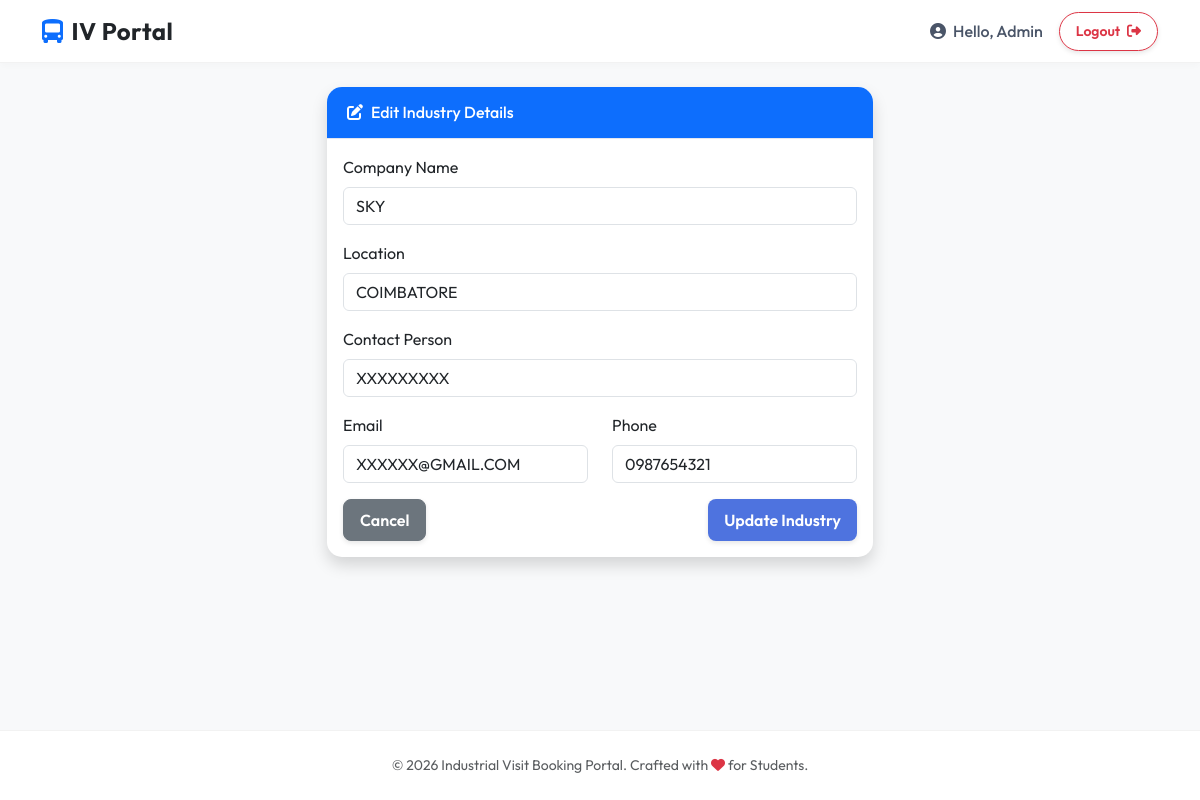
/admin/edit_industry/1 (signed in), run on the app's committed database.
### models/user.py (models this page shows, shortened)
class User(UserMixin, db.Model):
    __tablename__ = 'users'
    id = db.Column(db.Integer, primary_key=True)
    email = db.Column(db.String(120), unique=True, nullable=False)
    password_hash = db.Column(db.String(256), nullable=False)
    role = db.Column(db.String(20), nullable=False) # 'student', 'faculty', 'admin'

### models/industry.py (models this page shows)
class Industry(db.Model):
    __tablename__ = 'industries'
    id = db.Column(db.Integer, primary_key=True)
    name = db.Column(db.String(100), nullable=False)
    location = db.Column(db.String(200), nullable=False)
    contact_person = db.Column(db.String(100))
    email = db.Column(db.String(120))
    phone = db.Column(db.String(20))
    visits = db.relationship('Visit', backref='industry', lazy=True)

### routes/admin_routes.py (the view, shortened to what this page needs)
@admin_bp.route('/edit_industry/<int:industry_id>', methods=['GET', 'POST'])
@login_required
@admin_required
def edit_industry(industry_id):
    industry = Industry.query.get_or_404(industry_id)
    return render_template('admin/edit_industry.html', industry=industry)

### routes/admin_routes.py (called while the page is built)
def admin_required(f):
    from functools import wraps
    @wraps(f)
    def decorated_function(*args, **kwargs):
        if not current_user.is_authenticated or current_user.role != 'admin':
            flash('You do not have permission to access this page.', 'danger')
            return redirect(url_for('auth.login'))
        return f(*args, **kwargs)
    return decorated_function

### templates/admin/edit_industry.html (shortened to what this page needs)
{% extends 'common/base.html' %}
{% block content %}
<div class="row justify-content-center">
    <div class="col-md-8 col-lg-6">
        <div class="card shadow mb-4">
            <div class="card-header py-3 bg-primary text-white">
                <h6 class="m-0 font-weight-bold"><i class="fas fa-edit me-2"></i>Edit Industry Details</h6>
            </div>
            <div class="card-body">
                <form method="POST" action="{{ url_for('admin.edit_industry', industry_id=industry.id) }}">
                    <div class="mb-3">
                        <label for="name" class="form-label">Company Name</label>
                        <input type="text" class="form-control" id="name" name="name" value="{{ industry.name }}"
                            required>
                    </div>
                    <div class="mb-3">
                        <label for="location" class="form-label">Location</label>
                        <input type="text" class="form-control" id="location" name="location"
                            value="{{ industry.location }}" required>
                    </div>
                    <div class="mb-3">
                        <label for="contact_person" class="form-label">Contact Person</label>
                        <input type="text" class="form-control" id="contact_person" name="contact_person"
                            value="{{ industry.contact_person }}" required>
                    </div>
                    <div class="row">
                        <div class="col-md-6 mb-3">
                            <label for="email" class="form-label">Email</label>
                            <input type="email" class="form-control" id="email" name="email"
                                value="{{ industry.email }}" required>
                        </div>
                        <div class="col-md-6 mb-3">
                            <label for="phone" class="form-label">Phone</label>
                            <input type="tel" class="form-control" id="phone" name="phone" value="{{ industry.phone }}"
                                required>
                        </div>
                    </div>
                    <div class="d-flex justify-content-between">
                        <a href="{{ url_for('admin.manage_industries') }}" class="btn btn-secondary">Cancel</a>
                        <button type="submit" class="btn btn-primary">Update Industry</button>
                    </div>
                </form>
            </div>
        </div>
    </div>
</div>
{% endblock %}

### templates/common/base.html (shortened to what this page needs)
<!DOCTYPE html>
<html lang="en">
<head>
    <link href="https://cdn.jsdelivr.net/npm/bootstrap@5.3.0/dist/css/bootstrap.min.css" rel="stylesheet">
    <link rel="stylesheet" href="https://cdnjs.cloudflare.com/ajax/libs/font-awesome/6.4.0/css/all.min.css">
    <link rel="stylesheet" href="{{ url_for('static', filename='css/main.css') }}">
</head>
<body>
    <nav class="navbar navbar-expand-lg navbar-glass sticky-top">
        <div class="container">
            <a class="navbar-brand fw-bold text-dark" href="{{ url_for('index') }}">
                <i class="fas fa-bus-alt text-primary me-2"></i>IV Portal
            </a>
            <div class="collapse navbar-collapse" id="navbarNav">
                <ul class="navbar-nav ms-auto align-items-center">
                    {% if current_user.is_authenticated %}
                    <li class="nav-item">
                        <span class="nav-link">
                            <i class="fas fa-user-circle me-1"></i> Hello, {{ current_user.role.title() }}
                        </span>
                    </li>
                    <li class="nav-item ms-lg-2">
                        <a class="btn btn-sm btn-outline-danger rounded-pill px-3" href="{{ url_for('auth.logout') }}">
                            Logout <i class="fas fa-sign-out-alt ms-1"></i>
                        </a>
                    </li>
                    {% endif %}
                </ul>
            </div>
        </div>
    </nav>
    <div class="content-wrapper container mt-4 animate-fade-in">
        {% block content %}{% endblock %}
    </div>
    <footer class="py-4 mt-5">
        <div class="container text-center">
            <p class="mb-0 text-muted small">&copy; 2026 Industrial Visit Booking Portal. Crafted with <i
                    class="fas fa-heart text-danger"></i> for Students.</p>
        </div>
    </footer>
</body>
</html>

### static/css/main.css (style rules this page uses)
:root { --primary-color: #4e73df; --secondary-color: #858796; --success-color: #1cc88a; --info-color: #36b9cc; --warning-color: #f6c23e; --danger-color: #e74a3b; --dark-color: #5a5c69; --light-color: #f8f9fc; --bg-gradient: linear-gradient(180deg, #f8f9fc 0%, #e3e6f0 100%); }
body { font-family: 'Poppins', sans-serif; background-color: #f3f4f6; color: #5a5c69; min-height: 100vh; display: flex; flex-direction: column; }
.navbar { background: linear-gradient(90deg, #4e73df 0%, #224abe 100%) !important; box-shadow: 0 4px 10px rgba(0, 0, 0, 0.1); }
.navbar-brand { font-weight: 700; font-size: 1.5rem; letter-spacing: 0.5px; }
.nav-link { font-weight: 500; }
.card { border: none; border-radius: 15px; box-shadow: 0 0.15rem 1.75rem 0 rgba(58, 59, 69, 0.1); transition: all 0.3s ease-in-out; overflow: hidden; }
.card-header { background-color: #fff; border-bottom: 1px solid #e3e6f0; font-weight: 700; color: #4e73df; padding: 1rem 1.25rem; }
.btn { border-radius: 8px; padding: 0.5rem 1rem; font-weight: 600; transition: all 0.2s; box-shadow: 0 2px 5px rgba(0, 0, 0, 0.1); }
.btn-primary { background-color: var(--primary-color); border: none; }
footer { background-color: white; margin-top: auto; border-top: 1px solid #e3e6f0; }
.animate-fade-in { animation: fadeIn 0.6s ease-out forwards; }

### templates/common/base.html (style rules this page uses)
:root { --primary-gradient: linear-gradient(135deg, #667eea 0%, #764ba2 100%); --glass-bg: rgba(255, 255, 255, 0.95); --glass-border: rgba(255, 255, 255, 0.2); }
body { font-family: 'Outfit', sans-serif; background-color: #f8f9fa; min-height: 100vh; display: flex; flex-direction: column; }
.navbar-glass { background: rgba(255, 255, 255, 0.9) !important; backdrop-filter: blur(10px); border-bottom: 1px solid rgba(0, 0, 0, 0.05); box-shadow: 0 4px 6px -1px rgba(0, 0, 0, 0.02); }
.nav-link { font-weight: 500; color: #4a5568 !important; transition: color 0.2s; }
.content-wrapper { flex: 1; }
footer { background: #fff; border-top: 1px solid rgba(0, 0, 0, 0.05); }

### data on the page
User: role "Admin"
Industry: name "SKY", location "COIMBATORE", contact_person "XXXXXXXXX", email "XXXXXX@GMAIL.COM", phone "0987654321"
